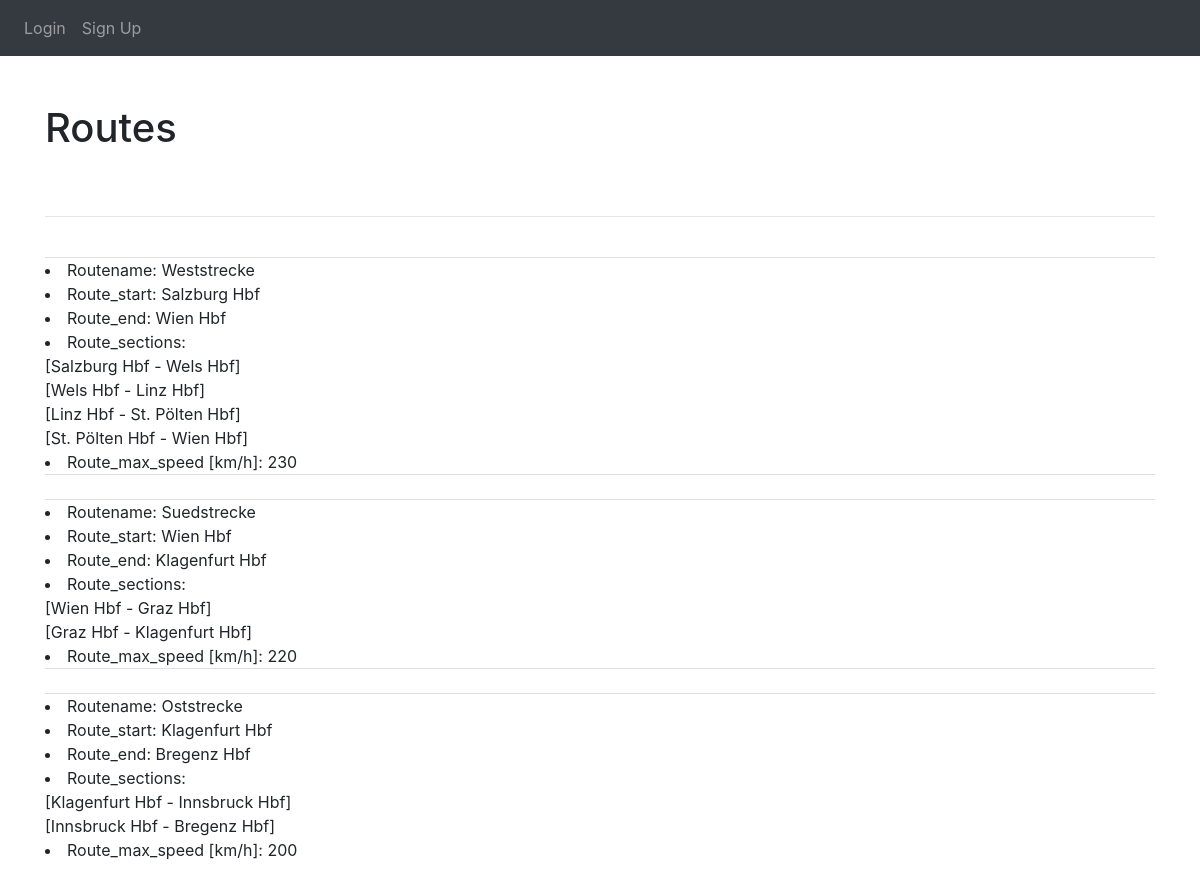
Page /all_routes on the committed database.
### website/models.py (models this page shows, shortened)
class RouteModel(db.Model):
    id = db.Column(db.Integer, primary_key=True)
    name = db.Column(db.String(100), nullable=False)
    start = db.relationship('TrainstationModel', foreign_keys='RouteModel.start_id')
    start_id = db.Column(db.Integer, db.ForeignKey('trainstation_model.id'))
    end = db.relationship('TrainstationModel', foreign_keys='RouteModel.end_id')
    end_id = db.Column(db.Integer, db.ForeignKey('trainstation_model.id'))
    route_sections = db.relationship('SectionModel',
                                     secondary=sections,
                                     lazy='dynamic',
                                     backref=db.backref('routes', lazy=True))
    v_max = db.Column(db.Integer, nullable=False)

class TrainstationModel(db.Model):
    id = db.Column(db.Integer, primary_key=True)
    name = db.Column(db.String(100), nullable=False)
    address = db.Column(db.String(100), nullable=False)

class SectionModel(db.Model):
    id = db.Column(db.Integer, primary_key=True)
    start = db.relationship('TrainstationModel', foreign_keys='SectionModel.start_id')
    start_id = db.Column(db.Integer, db.ForeignKey('trainstation_model.id'))
    end = db.relationship('TrainstationModel', foreign_keys='SectionModel.end_id')
    end_id = db.Column(db.Integer, db.ForeignKey('trainstation_model.id'))
    track = db.Column(db.String(100), nullable=False)
    fee = db.Column(db.Integer, nullable=False)
    time = db.Column(db.Integer, nullable=False)
    section_warnings = db.relationship('WarningModel',
                                       lazy='joined',
                                       backref=db.backref('section', lazy='joined'))

### website/views.py (the view, shortened to what this page needs)
@views.route('/all_routes', methods=['GET', 'POST'])
def get_all_routes():
    all_routes = RouteModel.query.all()
    all_sections = SectionModel.query.all()
    all_trainstations = TrainstationModel.query.all()
    return render_template("routes.html", user=current_user, all_routes=all_routes, all_sections=all_sections,
                           all_trainstations=all_trainstations)

### website/templates/routes.html (shortened to what this page needs)
{% extends "base.html" %}
{% block content %}
<dif>
    <h1 class="py-5">Routes</h1>
    <hr />
    <u1 class="list-group list-group-flush" id="route-list">
        {% for rou in all_routes %}
            <li id="{{ rou.id }}" class="entry list-group-item">
                <li>
                    <span class="field-name":>Routename:</span>
                    <span class="field-value">{{ rou.name }}</span>
                </li>
                <li>
                    <span class="field-name":>Route_start:</span>
                    <span class="field-value">{{ rou.start.name }}</span>
                </li>
                <li>
                    <span class="field-name":>Route_end:</span>
                    <span class="field-value">{{ rou.end.name }}</span>
                </li>
                <li>
                    <span class="field-name":>Route_sections:</span>
                    <br>
                    {% for r in rou.route_sections %}
                    <span class="field-value">[{{ r.start.name }} - {{ r.end.name }}]<br></span>
                    {% endfor %}
                </li>
                <li>
                    <span class="field-name":>Route_max_speed [km/h]:</span>
                    <span class="field-value">{{ rou.v_max }}</span>
                </li>
            </li>
        {% endfor %}
    </u1>
</dif>
<br />
{% endblock %}

### rows in the picture
RouteModel: name "Weststrecke", start.name "Salzburg Hbf", end.name "Wien Hbf", v_max "230"
SectionModel: start.name "Salzburg Hbf", end.name "Wels Hbf"
SectionModel: start.name "Wels Hbf", end.name "Linz Hbf"
SectionModel: start.name "Linz Hbf", end.name "St. Pölten Hbf"
SectionModel: start.name "St. Pölten Hbf", end.name "Wien Hbf"
RouteModel: name "Suedstrecke", start.name "Wien Hbf", end.name "Klagenfurt Hbf", v_max "220"
SectionModel: start.name "Wien Hbf", end.name "Graz Hbf"
SectionModel: start.name "Graz Hbf", end.name "Klagenfurt Hbf"
RouteModel: name "Oststrecke", start.name "Klagenfurt Hbf", end.name "Bregenz Hbf", v_max "200"
SectionModel: start.name "Klagenfurt Hbf", end.name "Innsbruck Hbf"
SectionModel: start.name "Innsbruck Hbf", end.name "Bregenz Hbf"
